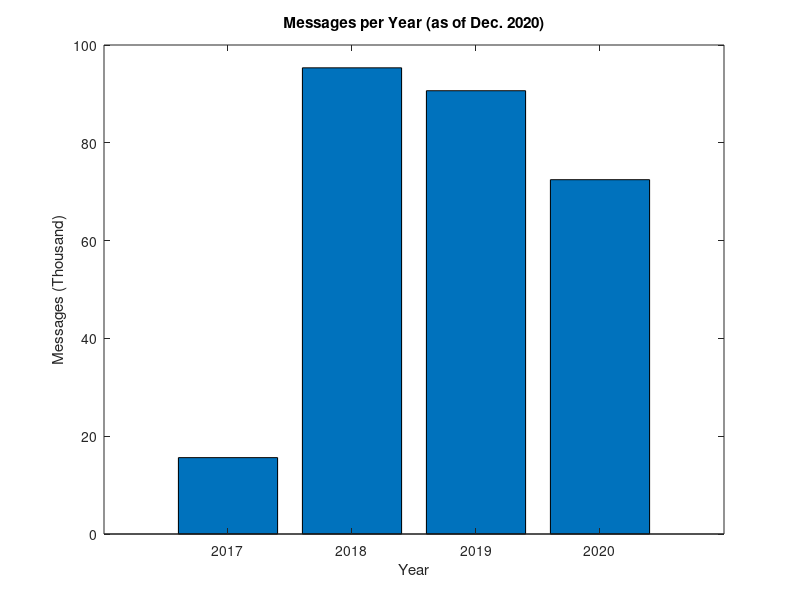
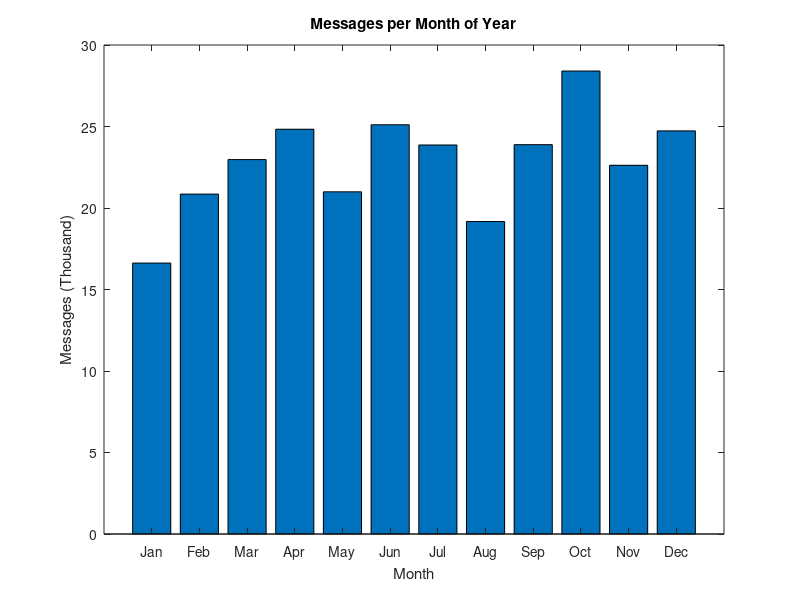
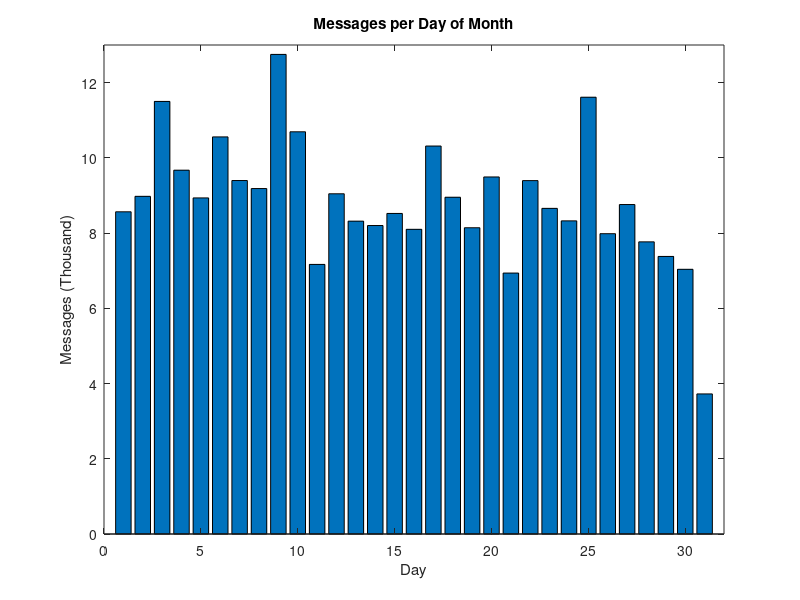
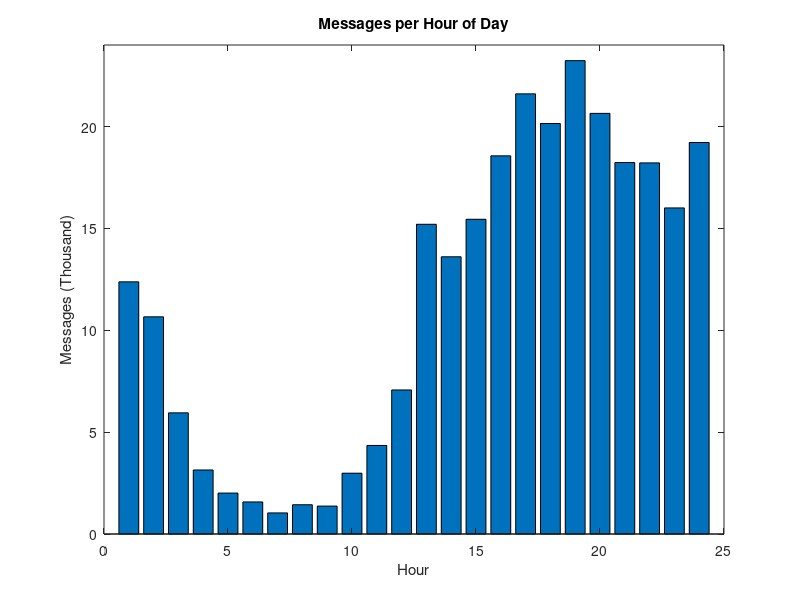

These charts were generated, in order, by the following MATLAB code:
% MATLAB - preliminaryResults.txt plotting script
% This script sucks because you have to manually insert data
% It also sucks because it's ugly, but I don't like MATLAB so I don't care
% enough to fix it
% Hopefully these graphs will allow us to catch errors in the code.
figure(6);
data = [15619	95334	90651	72456];
bar(data/1000);
title("Messages per Year (as of Dec. 2020)");
xlabel("Year");
ylabel("Messages (Thousand)");
axis([0 5 0 100]);
set(gca, 'xtick', 1:4, 'xticklabel', {'2017','2018','2019','2020'});
saveas(gcf, 'plots/messages_per_year.png');


figure(1);
data = [16.622	20.853	22.971	24.832	20.994	25.108	23.866	19.171	23.887	28.403	22.621	24.732];
bar(data);
title("Messages per Month of Year");
xlabel("Month");
ylabel("Messages (Thousand)");
axis([0 13 0 30]);
set(gca, 'xtick', 1:12, 'xticklabel', {'Jan','Feb','Mar','Apr','May','Jun','Jul','Aug','Sep','Oct','Nov','Dec'});
saveas(gcf, 'plots/messages_per_month_of_year.png');

figure(2); 
data = [8566	8977	11500	9672	8935	10557	9397	9184	12750	10693	7167	9045	8317	8201	8522	8100	10314	8953	8142	9492	6937	9395	8657	8325	11612	7984	8759	7767	7379	7037	3724];
bar(data/1000);
title("Messages per Day of Month");
xlabel("Day");
ylabel("Messages (Thousand)");
axis([0 32 0 13]);
saveas(gcf, 'plots/messages_per_day_of_month.png');

figure(3);
data = [12377	10660	5947	3142	2009	1574	1035	1437	1370	2984	4346	7070	15201	13607	15447	18561	21603	20148	23233	20644	18232	18214	16004	19215];
bar(data/1000);
title("Messages per Hour of Day");
xlabel("Hour");
ylabel("Messages (Thousand)");
axis([0 25 0 24]);
saveas(gcf, 'plots/messages_per_hour_of_day.png');

figure(4);
%Note manual shift to 0-index - messages on the hour are the last bar
data = [4776	4833	4651	4623	4582	4645	4727	4881	4636	4556	4573	4729	4511	4676	4740	4733	4665	4700	4730	4646	4535	4567	4662	4690	4543	4636	4443	4402	4372	4559	4623	4334	4282	4534	4474	4686	4575	4480	4630	4334	4544	4619	4534	4344	4381	4455	4416	4445	4306	4277	4445	4497	4453	4630	4499	4487	4561	4452	4696 5045	];
bar(data/1000);
title("Messages per Minute of Hour");
xlabel("Minute");
ylabel("Messages (Thousand)");
axis([0 61 0 6]);
saveas(gcf, 'plots/messages_per_minute_of_hour.png');

figure(5);
%Note manual shift to 0-index - messages on the minute are the last bar
data = [4671	4557	4576	4502	4568	4628	4450	4522	4647	4588	4518	4588	4587	4520	4607	4532	4492	4558	4731	4452	4521	4565	4549	4631	4475	4565	4734	4455	4507	4465	4590	4525	4543	4556	4642	4707	4534	4557	4455	4626	4568	4614	4533	4626	4568	4583	4546	4615	4546	4633	4466	4585	4719	4587	4612	4571	4516	4649	4560	4467];
bar(data/1000);
title("Messages per Second of Minute");
xlabel("Second");
ylabel("Messages (Thousand)");
axis([0 61 0 5]);
saveas(gcf, 'plots/messages_per_second_of_minute.png');